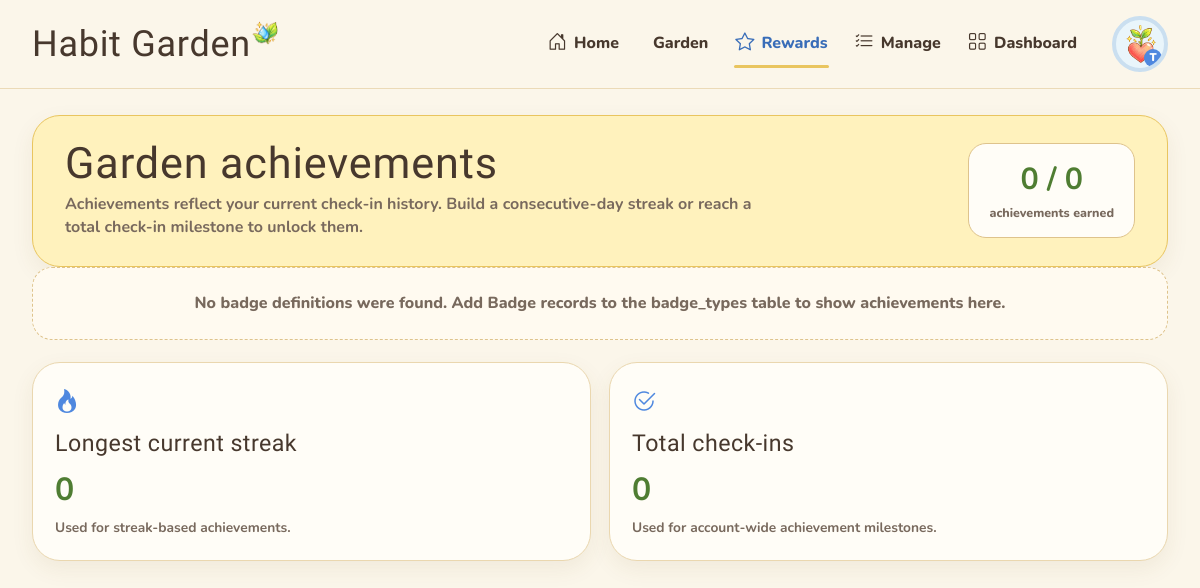
/modules/habit/rewards.php (signed in), run on an earlier commit of the app's database.
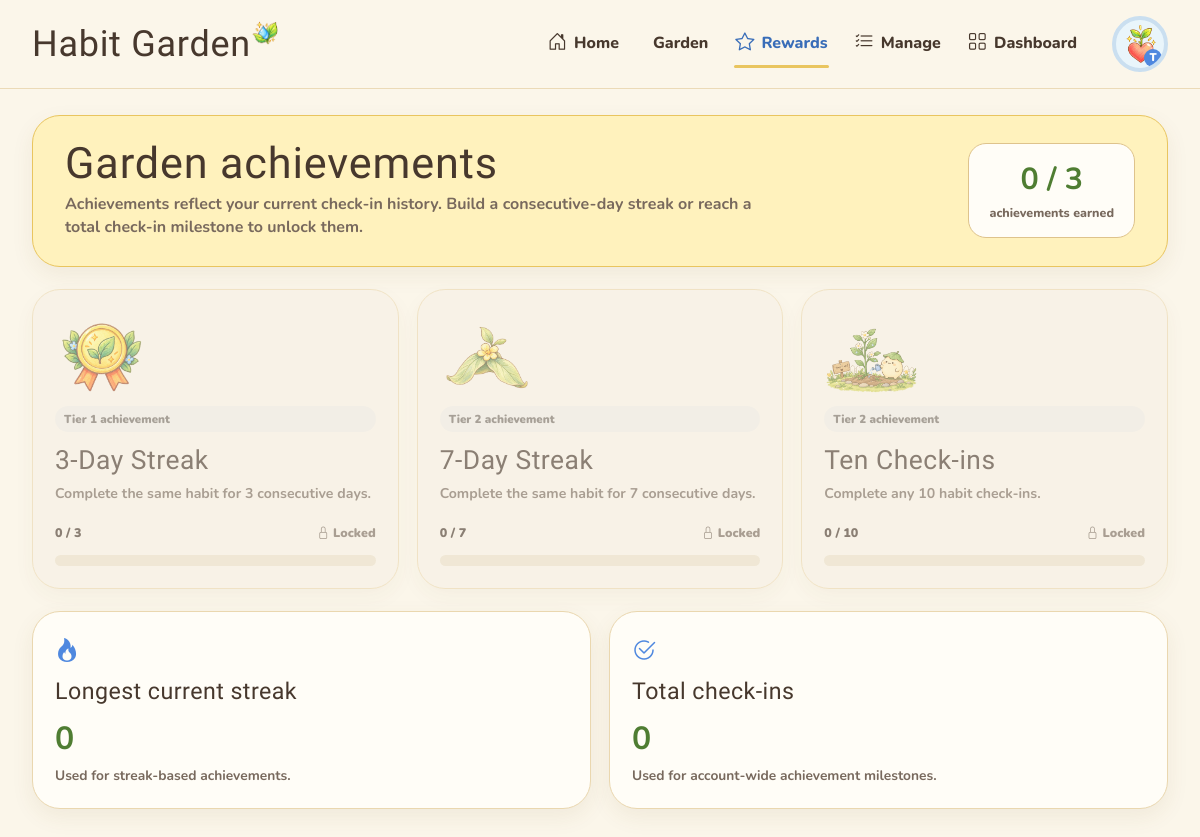
And on a later commit of the database.
### tables this page shows
CREATE TABLE `badge_types` (
  `badge_type_id` int(11) NOT NULL,
  `reward_code` varchar(50) NOT NULL,
  `reward_name` varchar(100) NOT NULL,
  `reward_description` varchar(255) NOT NULL,
  `requirement` int(10) UNSIGNED NOT NULL,
  `tree_tier` tinyint(3) UNSIGNED NOT NULL DEFAULT 1,
  `reward_type` enum('Badge','Decoration') NOT NULL,
  `slot` enum('Hat','Glasses','Clothes','Shoes','Background') DEFAULT NULL,
  `reward_asset` varchar(255) DEFAULT NULL
);

### includes/session_check.php (called while the page is built, shortened)
<?php
$logged_in_user_id = $_SESSION['user_id'];
?>

### modules/habit/habit_model.php (called while the page is built, shortened)
<?php
function habit_get_habits_by_user(
    mysqli $conn,
    int $userId,
    string $keyword = '',
    string $status = 'All',
    string $sort = 'newest'
): array {
    $allowedStatuses = ['All', 'Active', 'Paused', 'Completed', 'Archived'];
    $status = in_array($status, $allowedStatuses, true) ? $status : 'All';
    $orderSql = match ($sort) {
        'oldest' => 'h.created_at ASC, h.habit_id ASC',
        'az' => 'h.habit_name ASC, h.habit_id DESC',
        default => 'h.created_at DESC, h.habit_id DESC',
    };
    $sql = "SELECT
                h.habit_id,
                h.user_id,
                h.category_id,
                h.habit_name,
                h.habit_description,
                h.target_frequency,
                h.frequency_type,
                h.start_date,
                h.status,
                h.created_at,
                c.category_name,
                c.category_icon,
                EXISTS (
                    SELECT 1
                    FROM habit_logs hl
                    WHERE hl.habit_id = h.habit_id
                      AND hl.log_date = CURDATE()
                      AND hl.completed = 1
                ) AS completed_today
            FROM habits h
            LEFT JOIN habit_categories c ON c.category_id = h.category_id
            WHERE h.user_id = ?";
    $term = '%' . $keyword . '%';
    if ($keyword !== '' && $status !== 'All') {
        $sql .= ' AND (h.habit_name LIKE ? OR COALESCE(h.habit_description, \'\') LIKE ?) AND h.status = ?';
        $stmt = mysqli_prepare($conn, $sql . ' ORDER BY ' . $orderSql);
        if (!$stmt) {
            return [];
        }
        mysqli_stmt_bind_param($stmt, 'isss', $userId, $term, $term, $status);
    } else {
        $stmt = mysqli_prepare($conn, $sql . ' ORDER BY ' . $orderSql);
        mysqli_stmt_bind_param($stmt, 'i', $userId);
    }
    mysqli_stmt_execute($stmt);
    $rows = mysqli_fetch_all(mysqli_stmt_get_result($stmt), MYSQLI_ASSOC);
    return $rows;
}
function habit_get_longest_streak(mysqli $conn, int $userId): int
{
    $habits = habit_get_habits_by_user($conn, $userId);
    $best = 0;
    return $best;
}
function habit_get_stats(mysqli $conn, int $userId): array
{
    $stmt = mysqli_prepare(
        $conn,
        "SELECT
            COUNT(CASE WHEN h.status = 'Active' THEN 1 END) AS active_habits,
            SUM(CASE WHEN h.status = 'Active' AND EXISTS (
                SELECT 1 FROM habit_logs today_log
                WHERE today_log.habit_id = h.habit_id
                  AND today_log.log_date = CURDATE()
                  AND today_log.completed = 1
            ) THEN 1 ELSE 0 END) AS completed_today,
            (SELECT COUNT(*)
             FROM habit_logs all_logs
             INNER JOIN habits all_habits ON all_habits.habit_id = all_logs.habit_id
             WHERE all_habits.user_id = ? AND all_logs.completed = 1) AS total_checkins,
            (SELECT COUNT(DISTINCT day_logs.log_date)
             FROM habit_logs day_logs
             INNER JOIN habits day_habits ON day_habits.habit_id = day_logs.habit_id
             WHERE day_habits.user_id = ? AND day_logs.completed = 1) AS unique_days,
            (SELECT COUNT(DISTINCT week_logs.log_date)
             FROM habit_logs week_logs
             INNER JOIN habits week_habits ON week_habits.habit_id = week_logs.habit_id
             WHERE week_habits.user_id = ?
               AND week_logs.completed = 1
               AND week_logs.log_date >= DATE_SUB(CURDATE(), INTERVAL 6 DAY)) AS active_week_days
         FROM habits h
         WHERE h.user_id = ?"
    );
    mysqli_stmt_bind_param($stmt, 'iiii', $userId, $userId, $userId, $userId);
    mysqli_stmt_execute($stmt);
    $row = mysqli_fetch_assoc(mysqli_stmt_get_result($stmt)) ?: [];
    $active = (int) ($row['active_habits'] ?? 0);
    $completed = (int) ($row['completed_today'] ?? 0);
    $weekDays = (int) ($row['active_week_days'] ?? 0);
    return [
        'active_habits' => $active,
        'completed_today' => $completed,
        'today_progress' => $active > 0 ? (int) round($completed / $active * 100) : 0,
        'total_checkins' => (int) ($row['total_checkins'] ?? 0),
        'unique_days' => (int) ($row['unique_days'] ?? 0),
        'active_week_days' => $weekDays,
        'weekly_consistency' => (int) round($weekDays / 7 * 100),
        'longest_streak' => habit_get_longest_streak($conn, $userId),
    ];
}
function habit_get_reward_types(mysqli $conn): array
{
    $result = mysqli_query(
        $conn,
        "SELECT * FROM badge_types WHERE reward_type = 'Badge' ORDER BY tree_tier ASC, badge_type_id ASC"
    );
    return $result ? mysqli_fetch_all($result, MYSQLI_ASSOC) : [];
}
function habit_get_user_rewards(mysqli $conn, int $userId): array
{
    $stmt = mysqli_prepare(
        $conn,
        "SELECT hb.badge_id, hb.habit_id, hb.earned_date, bt.*
         FROM habit_badges hb
         INNER JOIN badge_types bt ON bt.badge_type_id = hb.badge_type_id
         WHERE hb.user_id = ? AND bt.reward_type = 'Badge'
         ORDER BY hb.earned_date DESC, bt.tree_tier DESC"
    );
    mysqli_stmt_bind_param($stmt, 'i', $userId);
    mysqli_stmt_execute($stmt);
    $rows = mysqli_fetch_all(mysqli_stmt_get_result($stmt), MYSQLI_ASSOC);
    return $rows;
}
function habit_get_reward_states(mysqli $conn, int $userId): array
{
    $stats = habit_get_stats($conn, $userId);
    $ownedIds = [];
    foreach (habit_get_user_rewards($conn, $userId) as $owned) {
        $ownedIds[(int) $owned['badge_type_id']] = $owned;
    }
    $states = [];
    foreach (habit_get_reward_types($conn) as $reward) {
        $code = (string) $reward['reward_code'];
        $requirement = max(1, (int) $reward['requirement']);
        $metric = str_starts_with($code, 'streak_')
            ? $stats['longest_streak']
            : $stats['total_checkins'];
        $badgeTypeId = (int) $reward['badge_type_id'];
        $unlocked = $metric >= $requirement;
        $states[] = $reward + [
            'progress' => min($metric, $requirement),
            'unlocked' => $unlocked,
            'earned_date' => $unlocked ? ($ownedIds[$badgeTypeId]['earned_date'] ?? null) : null,
        ];
    }
    return $states;
}

### modules/habit/rewards.php (the view, shortened to what this page needs)
<?php
require_once __DIR__ . '/../../includes/session_check.php';
require_once __DIR__ . '/../../config/database.php';
require_once __DIR__ . '/habit_model.php';
require_once __DIR__ . '/habit_ui.php';
$rewardStates = habit_get_reward_states($conn, (int) $logged_in_user_id);
$stats = habit_get_stats($conn, (int) $logged_in_user_id);
$earnedCount = count(array_filter($rewardStates, static fn (array $reward): bool => (bool) $reward['unlocked']));
habit_render_head('Rewards', 'rewards');
?>
<section class="page-hero">
    <div>
        <h1>Garden achievements</h1>
        <p>Achievements reflect your current check-in history. Build a consecutive-day streak or reach a total check-in milestone to unlock them.</p>
    </div>
    <div class="hero-stat">
        <strong><?= habit_e($earnedCount) ?> / <?= habit_e(count($rewardStates)) ?></strong>
        <span>achievements earned</span>
    </div>
</section>
<?php if (!$rewardStates): ?>
    <div class="empty-state">No badge definitions were found. Add Badge records to the badge_types table to show achievements here.</div>
<?php else: ?>
    <section class="reward-grid" aria-label="All Habit Garden achievements">
        <?php foreach ($rewardStates as $reward): ?>
            <?php
            $unlocked = $reward['unlocked'];
            $requirement = max(1, (int) $reward['requirement']);
            $progress = (int) $reward['progress'];
            $percent = min(100, (int) round($progress / $requirement * 100));
            ?>
            <article class="reward-card card <?= $unlocked ? '' : 'is-locked' ?>">
                <img class="reward-art" src="<?= habit_e(habit_reward_art($reward)) ?>" alt="">
                <span class="status-chip status-chip--<?= $unlocked ? 'Active' : 'Archived' ?>">
                    Tier <?= habit_e($reward['tree_tier']) ?> achievement
                </span>
                <h2><?= habit_e($reward['reward_name']) ?></h2>
                <p><?= habit_e($reward['reward_description']) ?></p>
                <div class="reward-progress">
                    <div class="reward-progress__meta">
                        <span><?= habit_e($progress) ?> / <?= habit_e($requirement) ?></span>
                        <span class="reward-progress__state">
                            <i class="bi <?= $unlocked ? 'bi-check-circle-fill' : 'bi-lock' ?>" aria-hidden="true"></i>
                            <?= $unlocked ? 'Earned' : 'Locked' ?>
                        </span>
                    </div>
                    <div class="progress-track" aria-label="Achievement progress: <?= habit_e($percent) ?> percent">
                    </div>
                </div>
            </article>
        <?php endforeach; ?>
    </section>
<?php endif; ?>
<section class="insight-grid insight-grid--two" aria-label="Reward calculation summary">
    <article class="insight-card card">
        <i class="bi bi-fire" aria-hidden="true"></i>
        <h3>Longest current streak</h3>
        <strong><?= habit_e($stats['longest_streak']) ?></strong>
        <p>Used for streak-based achievements.</p>
    </article>
    <article class="insight-card card">
        <i class="bi bi-check2-circle" aria-hidden="true"></i>
        <h3>Total check-ins</h3>
        <strong><?= habit_e($stats['total_checkins']) ?></strong>
        <p>Used for account-wide achievement milestones.</p>
    </article>
</section>
<?php habit_render_footer(); ?>

### modules/habit/habit_ui.php (shortened to what this page needs)
<?php
function habit_e($value): string
{
    return htmlspecialchars((string) $value, ENT_QUOTES, 'UTF-8');
}
function habit_current_user_name(): string
{
    $name = $_SESSION['username'] ?? $_SESSION['name'] ?? $_SESSION['user_name'] ?? 'Friend';
    return trim((string) $name) !== '' ? trim((string) $name) : 'Friend';
}
function habit_render_head(string $title, string $activePage = ''): void
{
    $pages = [
        'home' => ['label' => 'Home', 'href' => 'index.php', 'icon' => 'bi-house-door'],
        'garden' => ['label' => 'Garden', 'href' => 'garden.php', 'icon' => 'bi-leaf'],
        'rewards' => ['label' => 'Rewards', 'href' => 'rewards.php', 'icon' => 'bi-star'],
        'manage' => ['label' => 'Manage', 'href' => 'index.php#manage', 'icon' => 'bi-list-check'],
        'dashboard' => ['label' => 'Dashboard', 'href' => '../../dashboard/dashboard.php', 'icon' => 'bi-grid'],
    ];
    ?>
<!doctype html>
<html lang="en">
<head>
    <link rel="stylesheet" href="https://cdn.jsdelivr.net/npm/bootstrap-icons@1.11.3/font/bootstrap-icons.min.css">
    <link rel="stylesheet" href="habit-garden.css">
</head>
<body>
<header class="site-header">
    <div class="site-header__inner">
        <a class="brand" href="index.php" aria-label="Habit Garden home">
            <span>Habit Garden</span>
            <img src="../../assets/habit/habit-leaf-sticker.png" alt="">
        </a>
        <nav class="site-nav" aria-label="Habit Garden navigation">
            <?php foreach ($pages as $key => $page): ?>
                <a class="<?= $activePage === $key ? 'is-active' : '' ?>" href="<?= habit_e($page['href']) ?>">
                    <i class="bi <?= habit_e($page['icon']) ?>" aria-hidden="true"></i>
                    <span><?= habit_e($page['label']) ?></span>
                </a>
            <?php endforeach; ?>
        </nav>
        <div class="profile-chip" title="Signed in as <?= habit_e(habit_current_user_name()) ?>">
            <img src="../../assets/habit/habit-heart-sticker.png" alt="">
            <span><?= habit_e(strtoupper(substr(habit_current_user_name(), 0, 1))) ?></span>
        </div>
    </div>
</header>
<main class="page-shell">
<?php
}
    ?>
    <?php
function habit_render_footer(): void
{
    ?>
</main>
</body>
</html>
<?php
}
function habit_reward_art(array $reward): string
{
    $code = strtolower((string) ($reward['reward_code'] ?? ''));
    if (str_contains($code, 'streak_3')) {
        return '../../assets/habit/streak-medal-sticker.png';
    }
    if (str_contains($code, 'streak_7')) {
        return '../../assets/habit/leaf-hat-sticker.png';
    }
    return '../../assets/habit/habit-garden-hero.png';
}
    ?>

What changed in the data, as far as the page shows it:
added badge_types: shows a picture, tree_tier "1", reward_name "3-Day Streak", reward_description "Complete the same habit for 3 consecutive days.", progress "0", requirement "3"
added badge_types: shows a picture, tree_tier "2", reward_name "7-Day Streak", reward_description "Complete the same habit for 7 consecutive days.", progress "0", requirement "7"
added badge_types: shows a picture, tree_tier "2", reward_name "Ten Check-ins", reward_description "Complete any 10 habit check-ins.", progress "0", requirement "10", requirement "0"
Also different on the page:
habit_e(count($rewardStates)): "0" → "3"
habit_e($stats['longest_streak']): "0" → (not shown)
text no longer shown: "No badge definitions were found. Add Badge records to the badge_types table to show achievements here."
